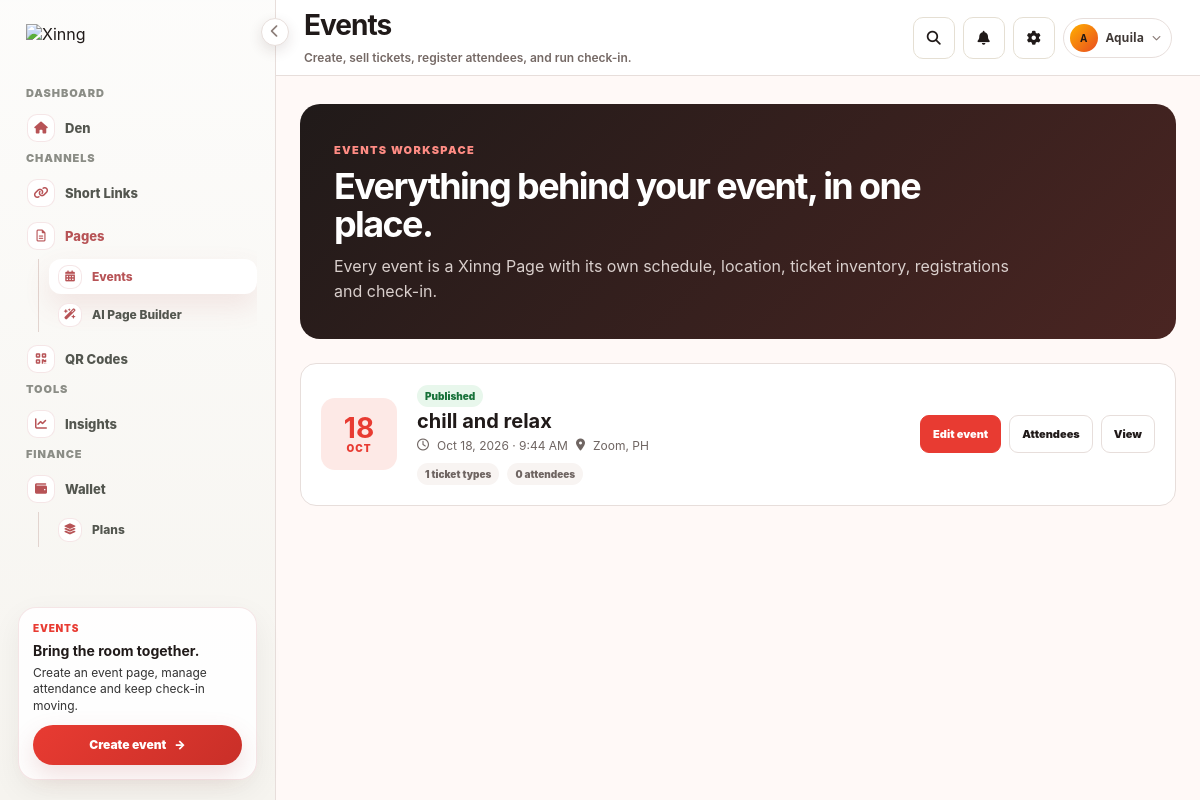
The app's page /events.php (signed in) with its own data.
### tables this page shows
CREATE TABLE organization_members (
    id BIGINT UNSIGNED AUTO_INCREMENT PRIMARY KEY,
    organization_id BIGINT UNSIGNED NOT NULL,
    user_id BIGINT UNSIGNED NOT NULL,
    role VARCHAR(32) NOT NULL DEFAULT 'viewer',
    status VARCHAR(24) NOT NULL DEFAULT 'active',
    invited_by BIGINT UNSIGNED NULL,
    joined_at DATETIME DEFAULT CURRENT_TIMESTAMP,
    created_at DATETIME DEFAULT CURRENT_TIMESTAMP,
    updated_at DATETIME DEFAULT CURRENT_TIMESTAMP ON UPDATE CURRENT_TIMESTAMP,
    CONSTRAINT fk_organization_members_org FOREIGN KEY (organization_id) REFERENCES organizations(id) ON DELETE CASCADE,
    CONSTRAINT fk_organization_members_user FOREIGN KEY (user_id) REFERENCES users(id) ON DELETE CASCADE,
    CONSTRAINT fk_organization_members_inviter FOREIGN KEY (invited_by) REFERENCES users(id) ON DELETE SET NULL,
    UNIQUE KEY unique_organization_member (organization_id, user_id),
    INDEX idx_organization_members_user (user_id, status),
    INDEX idx_organization_members_org (organization_id, status)
);

CREATE TABLE organizations (
    id BIGINT UNSIGNED AUTO_INCREMENT PRIMARY KEY,
    uuid CHAR(36) NOT NULL UNIQUE,
    name VARCHAR(150) NOT NULL,
    slug VARCHAR(80) NOT NULL UNIQUE,
    created_by BIGINT UNSIGNED NOT NULL,
    status VARCHAR(24) NOT NULL DEFAULT 'active',
    created_at DATETIME DEFAULT CURRENT_TIMESTAMP,
    updated_at DATETIME DEFAULT CURRENT_TIMESTAMP ON UPDATE CURRENT_TIMESTAMP,
    deleted_at DATETIME NULL,
    CONSTRAINT fk_organizations_creator FOREIGN KEY (created_by) REFERENCES users(id),
    INDEX idx_organizations_status (status)
);

CREATE TABLE `page_events` (
  `page_id` bigint(20) unsigned NOT NULL,
  `user_id` bigint(20) unsigned NOT NULL,
  `event_format` enum('physical','virtual','hybrid') DEFAULT 'physical',
  `attendance_type` enum('open','ticketed') NOT NULL DEFAULT 'open',
  `start_at` datetime DEFAULT NULL,
  `end_at` datetime DEFAULT NULL,
  `venue` varchar(180) DEFAULT NULL,
  `city` varchar(100) DEFAULT NULL,
  `country` varchar(100) DEFAULT NULL,
  `virtual_url` text DEFAULT NULL,
  `cover_image_path` mediumtext DEFAULT NULL,
  `organizer_name` varchar(120) DEFAULT NULL,
  `contact_email` varchar(120) DEFAULT NULL,
  `currency` char(3) DEFAULT 'NGN',
  `capacity` int(10) unsigned DEFAULT 0,
  `sales_start_at` datetime DEFAULT NULL,
  `sales_end_at` datetime DEFAULT NULL,
  `created_at` datetime DEFAULT current_timestamp(),
  `updated_at` datetime DEFAULT current_timestamp() ON UPDATE current_timestamp(),
  PRIMARY KEY (`page_id`),
  KEY `idx_page_events_user_id` (`user_id`),
  KEY `idx_page_events_start_at` (`start_at`),
  CONSTRAINT `fk_page_events_page` FOREIGN KEY (`page_id`) REFERENCES `pages` (`id`) ON DELETE CASCADE
);

CREATE TABLE pages (
    id BIGINT UNSIGNED AUTO_INCREMENT PRIMARY KEY,
    user_id BIGINT UNSIGNED NOT NULL,
    page_type VARCHAR(32) NOT NULL DEFAULT 'creator',
    corporate_metadata JSON NULL,
    slug VARCHAR(80) NULL,
    title VARCHAR(150) NOT NULL DEFAULT '',
    bio TEXT NULL,
    description VARCHAR(255) NULL,
    profile_image_url TEXT NULL,
    profile_image_path TEXT NULL,
    cover_image_url TEXT NULL,
    theme VARCHAR(80) DEFAULT 'default',
    layout VARCHAR(80) DEFAULT 'simple',
    font VARCHAR(80) DEFAULT 'system',
    title_color VARCHAR(20) DEFAULT '#26282C',
    description_color VARCHAR(20) DEFAULT '#26282C',
    header_mode VARCHAR(20) DEFAULT 'color',
    header_color VARCHAR(20) DEFAULT '#26282C',
    header_gradient_start VARCHAR(20) DEFAULT '#26282C',
    header_gradient_end VARCHAR(20) DEFAULT '#0A9994',
    header_image_path TEXT NULL,
    header_fit VARCHAR(20) DEFAULT 'cover',
    background_mode VARCHAR(20) DEFAULT 'color',
    background_color VARCHAR(20) DEFAULT '#FFFAF6',
    background_gradient_start VARCHAR(20) DEFAULT '#FFFAF6',
    background_gradient_end VARCHAR(20) DEFAULT '#FFFFFF',
    background_image_path TEXT NULL,
    social_icon_style VARCHAR(20) DEFAULT 'original',
    social_placement VARCHAR(20) DEFAULT 'top',
    block_shape VARCHAR(40) DEFAULT 'rounded',
    block_shadow VARCHAR(40) DEFAULT 'soft',
    block_color VARCHAR(20) DEFAULT '#0A9994',
    block_text_color VARCHAR(20) DEFAULT '#FFFAF6',
    hide_xinng_logo BOOLEAN DEFAULT FALSE,
    is_published BOOLEAN DEFAULT TRUE,
    is_verified BOOLEAN DEFAULT FALSE,
    status VARCHAR(20) DEFAULT 'published',
    published_at DATETIME NULL,
    seo_title VARCHAR(180) NULL,
    seo_description TEXT NULL,
    created_at DATETIME DEFAULT CURRENT_TIMESTAMP,
    updated_at DATETIME DEFAULT CURRENT_TIMESTAMP ON UPDATE CURRENT_TIMESTAMP,
    deleted_at DATETIME NULL,
    CONSTRAINT fk_pages_user FOREIGN KEY (user_id) REFERENCES users(id) ON DELETE CASCADE,
    UNIQUE KEY unique_pages_slug (slug),
    INDEX idx_pages_user_id (user_id),
    INDEX idx_pages_slug (slug),
    INDEX idx_pages_published (is_published),
    INDEX idx_pages_page_type (page_type)
);

### events.php (the view, shortened to what the rows shown need)
<?php
require_once __DIR__ . '/config.php';
$pdo = get_db_connection();
$events = [];
if ($pdo) {
    $stmt = $pdo->prepare('SELECT p.*, pe.start_at, pe.end_at, pe.venue, pe.city, (SELECT COUNT(*) FROM event_ticket_types t WHERE t.page_id=p.id AND t.deleted_at IS NULL) ticket_types, (SELECT COALESCE(SUM(o.quantity),0) FROM event_orders o WHERE o.page_id=p.id AND o.payment_status IN ("free","paid")) attendees FROM pages p LEFT JOIN page_events pe ON pe.page_id=p.id WHERE p.user_id=? AND p.page_type="event" AND p.deleted_at IS NULL ORDER BY pe.start_at IS NULL, pe.start_at, p.updated_at DESC');
    $stmt->execute([(int)$_SESSION['user_id']]);
    $events = $stmt->fetchAll();
}
?>
<!doctype html>
<html lang="en">
<head>
  <link rel="stylesheet" href="https://cdnjs.cloudflare.com/ajax/libs/font-awesome/6.5.2/css/all.min.css">
  <link rel="stylesheet" href="assets/css/dashboard.css?v=20261016-events-workspace">
  <link rel="stylesheet" href="assets/css/workspace-sidebar.css?v=20261019e">
  <link rel="stylesheet" href="assets/css/preview-pane.css?v=20261019f">
</head>
<body class="pages-screen events-screen workspace-shell-page">
<div class="dashboard">
  <?php $sidebarActive='events'; $sidebarUserName=$_SESSION['user_name'] ?? 'User'; $sidebarBottom=['eyebrow'=>'EVENTS','title'=>'Bring the room together.','body'=>'Create an event page, manage attendance and keep check-in moving.','action_label'=>'Create event','action_href'=>'pages.php?create=event']; include __DIR__ . '/includes/workspace-sidebar.php'; ?>
  <main class="main">
    <?php $workspaceHeaderTitle='Events'; $workspaceHeaderSubtitle='Create, sell tickets, register attendees, and run check-in.'; include __DIR__ . '/includes/workspace-shell-header.php'; ?>
    <div class="content"><div class="events-wrap">
      <section class="events-hero"><span>EVENTS WORKSPACE</span><h2>Everything behind your event, in one place.</h2><p>Every event is a Xinng Page with its own schedule, location, ticket inventory, registrations and check-in.</p></section>
      <div class="events-list">
        <?php foreach ($events as $event): $where=trim(($event['venue'] ?? '') . (($event['venue'] ?? '') && ($event['city'] ?? '') ? ', ' : '') . ($event['city'] ?? '')); ?>
          <article class="event-row" tabindex="0" data-preview-open data-title="<?= e($event['title']) ?>" data-date="<?= e(!empty($event['start_at']) ? date('M j, Y · g:i A', strtotime($event['start_at'])) : 'Date and time required') ?>" data-location="<?= e($where ?: 'Location required') ?>">
            <div class="event-date"><strong><?= !empty($event['start_at']) ? e(date('d', strtotime($event['start_at']))) : '--' ?></strong><span><?= !empty($event['start_at']) ? e(strtoupper(date('M', strtotime($event['start_at'])))) : 'DATE' ?></span></div>
            <div class="event-row-copy"><span class="event-status"><?= e(ucfirst($event['status'] ?? 'draft')) ?></span><h3><?= e($event['title']) ?></h3><p><i class="fa-regular fa-clock"></i> <?= e(!empty($event['start_at']) ? date('M j, Y · g:i A', strtotime($event['start_at'])) : 'Date and time required') ?> <i class="fa-solid fa-location-dot"></i> <?= e($where ?: 'Location required') ?></p><div><span><?= number_format((int)$event['ticket_types']) ?> ticket types</span><span><?= number_format((int)$event['attendees']) ?> attendees</span></div></div>
            <div class="event-row-actions"><a href="page_builder.php?id=<?= (int)$event['id'] ?>">Edit event</a><a href="event_orders.php?page_id=<?= (int)$event['id'] ?>">Attendees</a><a href="<?= e(xinng_short_url($event['slug'])) ?>" target="_blank">View</a></div>
          </article>
        <?php endforeach; ?>
      </div>
    </div></div>
  </main>
</div>
</body></html>

### includes/workspace-sidebar.php (shortened to what the rows shown need)
<?php
$sidebarActive = (string)($sidebarActive ?? '');
$sidebarUserName = trim((string)($sidebarUserName ?? ($_SESSION['user_name'] ?? 'User'))) ?: 'User';
$sidebarEscape = static fn ($value): string => htmlspecialchars((string)$value, ENT_QUOTES, 'UTF-8');
$sidebarUserId = filter_var($_SESSION['user_id'] ?? null, FILTER_VALIDATE_INT) ?: null;
$sidebarPdo = isset($pdo) && $pdo instanceof PDO ? $pdo : null;
$sidebarRole = xinng_workspace_navigation_role($sidebarPdo, $sidebarUserId, $sidebarUserName);
$sidebarItems = xinng_workspace_navigation_items($sidebarRole);
$sidebarSections = ['Dashboard' => ['overview'], 'Channels' => ['links', 'pages', 'qr'], 'Tools' => ['insights'], 'Finance' => ['credits']];
$sidebarPageChildren = ['events', 'ai'];
$sidebarWalletChildren = ['plans'];
?>
<link rel="stylesheet" href="assets/css/workspace-shell.css?v=20261019a">
<aside class="sidebar workspace-sidebar" aria-label="Dashboard navigation">
  <nav>
    <div class="nav-section">
      <?php foreach ($sidebarSections as $sidebarSectionLabel => $sidebarKeys): ?>
        <?php if ($sidebarSectionLabel !== 'Dashboard'): ?><div class="nav-heading"><span class="nav-heading-label"><?= $sidebarEscape($sidebarSectionLabel) ?></span></div><?php endif; ?>
        <?php foreach ($sidebarKeys as $sidebarKey): $sidebarItem = $sidebarItems[$sidebarKey]; if (!$sidebarItem['visible']) continue; ?>
        <a class="nav-item<?= $sidebarActive === $sidebarKey || ($sidebarKey === 'credits' && in_array($sidebarActive, $sidebarWalletChildren, true)) ? ' active' : '' ?><?= $sidebarKey === 'pages' && in_array($sidebarActive, $sidebarPageChildren, true) ? ' has-active-child' : '' ?>" href="<?= $sidebarEscape($sidebarItem['href']) ?>" title="<?= $sidebarEscape($sidebarItem['label']) ?>"<?= $sidebarActive === $sidebarKey || ($sidebarKey === 'credits' && in_array($sidebarActive, $sidebarWalletChildren, true)) ? ' aria-current="page"' : '' ?>><span class="nav-icon"><i class="<?= $sidebarEscape($sidebarItem['icon']) ?>" aria-hidden="true"></i></span><span class="nav-label"><?= $sidebarEscape($sidebarItem['label']) ?></span></a>
        <?php if ($sidebarKey === 'pages'): ?>
          <div class="nav-subitems" role="group" aria-label="Pages">
            <?php foreach ($sidebarPageChildren as $sidebarChildKey): $sidebarChild = $sidebarItems[$sidebarChildKey]; if (!$sidebarChild['visible']) continue; ?>
              <a class="nav-item nav-subitem<?= $sidebarActive === $sidebarChildKey ? ' active' : '' ?>" href="<?= $sidebarEscape($sidebarChild['href']) ?>" title="<?= $sidebarEscape($sidebarChild['label']) ?>"<?= $sidebarActive === $sidebarChildKey ? ' aria-current="page"' : '' ?>><span class="nav-icon"><i class="<?= $sidebarEscape($sidebarChild['icon']) ?>" aria-hidden="true"></i></span><span class="nav-label"><?= $sidebarEscape($sidebarChild['label']) ?></span></a>
            <?php endforeach; ?>
          </div>
        <?php endif; ?>
        <?php if ($sidebarKey === 'credits'): ?>
          <div class="nav-subitems" role="group" aria-label="Wallet">
            <?php foreach ($sidebarWalletChildren as $sidebarChildKey): $sidebarChild = $sidebarItems[$sidebarChildKey]; if (!$sidebarChild['visible']) continue; ?>
              <a class="nav-item nav-subitem<?= $sidebarActive === $sidebarChildKey ? ' active' : '' ?>" href="<?= $sidebarEscape($sidebarChild['href']) ?>" title="<?= $sidebarEscape($sidebarChild['label']) ?>"<?= $sidebarActive === $sidebarChildKey ? ' aria-current="page"' : '' ?>><span class="nav-icon"><i class="<?= $sidebarEscape($sidebarChild['icon']) ?>" aria-hidden="true"></i></span><span class="nav-label"><?= $sidebarEscape($sidebarChild['label']) ?></span></a>
            <?php endforeach; ?>
          </div>
        <?php endif; ?>
      <?php endforeach; ?>
      <?php endforeach; ?>
    </div>
  </nav>
</aside>

### records on screen
organization_members: role "Den", role "Short Links", role "Pages", role "Events", role "AI Page Builder", role "QR Codes", role "Insights", role "Wallet", role "Plans"
page_events: start_at "18", start_at "OCT", page_id.status "Published", page_id.title "chill and relax", start_at "Oct 18, 2026 · 9:44 AM", venue+city "Zoom, PH", ticket_types "1", attendees "0"

### other values on screen
$sidebarEscape($sidebarSectionLabel) "CHANNELS"
$sidebarEscape($sidebarSectionLabel) "TOOLS"
$sidebarEscape($sidebarSectionLabel) "FINANCE"
$sidebarEscape($sidebarBottom['eyebrow']) "EVENTS"
$sidebarEscape($sidebarBottom['title']) "Bring the room together."
$sidebarEscape($sidebarBottom['body']) "Create an event page, manage attendance and keep check-in moving."
$sidebarEscape($sidebarBottom['action_label']) "Create event"
$workspaceHeaderEscape($workspaceHeaderTitle) "Events"
$workspaceHeaderEscape($workspaceHeaderSubtitle) "Create, sell tickets, register attendees, and run check-in."
$utilityEscape($utilityInitials ?: 'U') "A"
$utilityEscape($utilityUserName) "Aquila"
